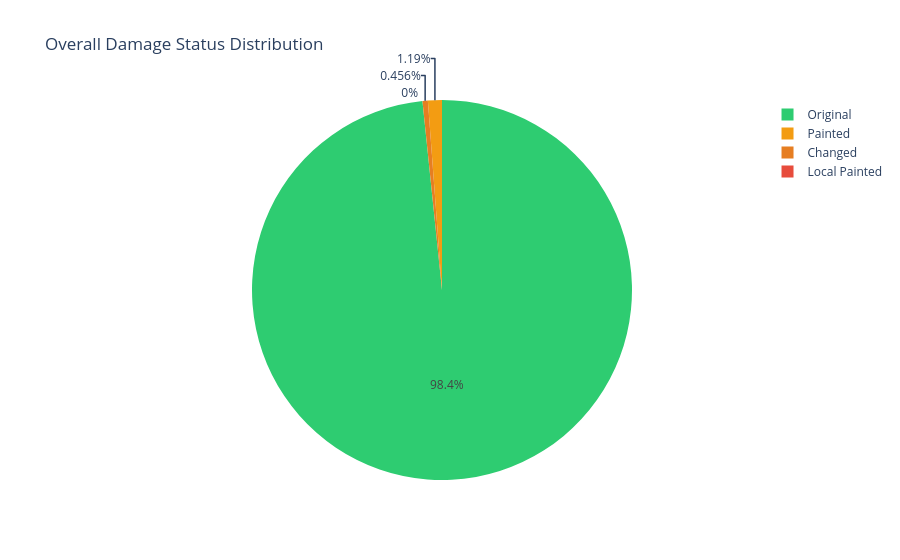

Notebook code cell kept with this figure:
### Markdown cell above
## Section 6: Damage Analysis

Shows the physical condition landscape across all eligible listings. The pie chart gives an overall ratio of original vs damaged parts. The box plot reveals how much damage categories (clean, paint only, changed parts) affect pricing — use this to decide if a cosmetic-only repaint is worth the discount versus a car with replaced structural parts. The bar chart identifies which body panels are most commonly damaged, helping you know what to inspect closely during a test drive.

### Code cell
# Damage status distribution across all listings
damage_summary = df[["damage_original_count", "damage_painted_count",
                      "damage_local_painted_count", "damage_changed_count"]].sum()
damage_summary.index = ["Original", "Painted", "Local Painted", "Changed"]

fig = px.pie(
    values=damage_summary.values, names=damage_summary.index,
    title="Overall Damage Status Distribution",
    color_discrete_sequence=["#2ecc71", "#f39c12", "#e67e22", "#e74c3c"]
)
fig.show()

### Figure 1 — Plotly figure (JSON) as saved in the notebook; plotly's stock layout.template omitted (floating-point values rounded to 4 significant figures)
{"data": [{"domain": {"x": [0, 1], "y": [0, 1]}, "hovertemplate": "label=%{label}<br>value=%{value}<extra></extra>", "labels": ["Original", "Painted", "Local Painted", "Changed"], "legendgroup": "", "name": "", "showlegend": true, "type": "pie", "values": [3235, 39, 0, 15]}], "layout": {"legend": {"tracegroupgap": 0}, "piecolorway": ["#2ecc71", "#f39c12", "#e67e22", "#e74c3c"], "title": {"text": "Overall Damage Status Distribution"}}}
